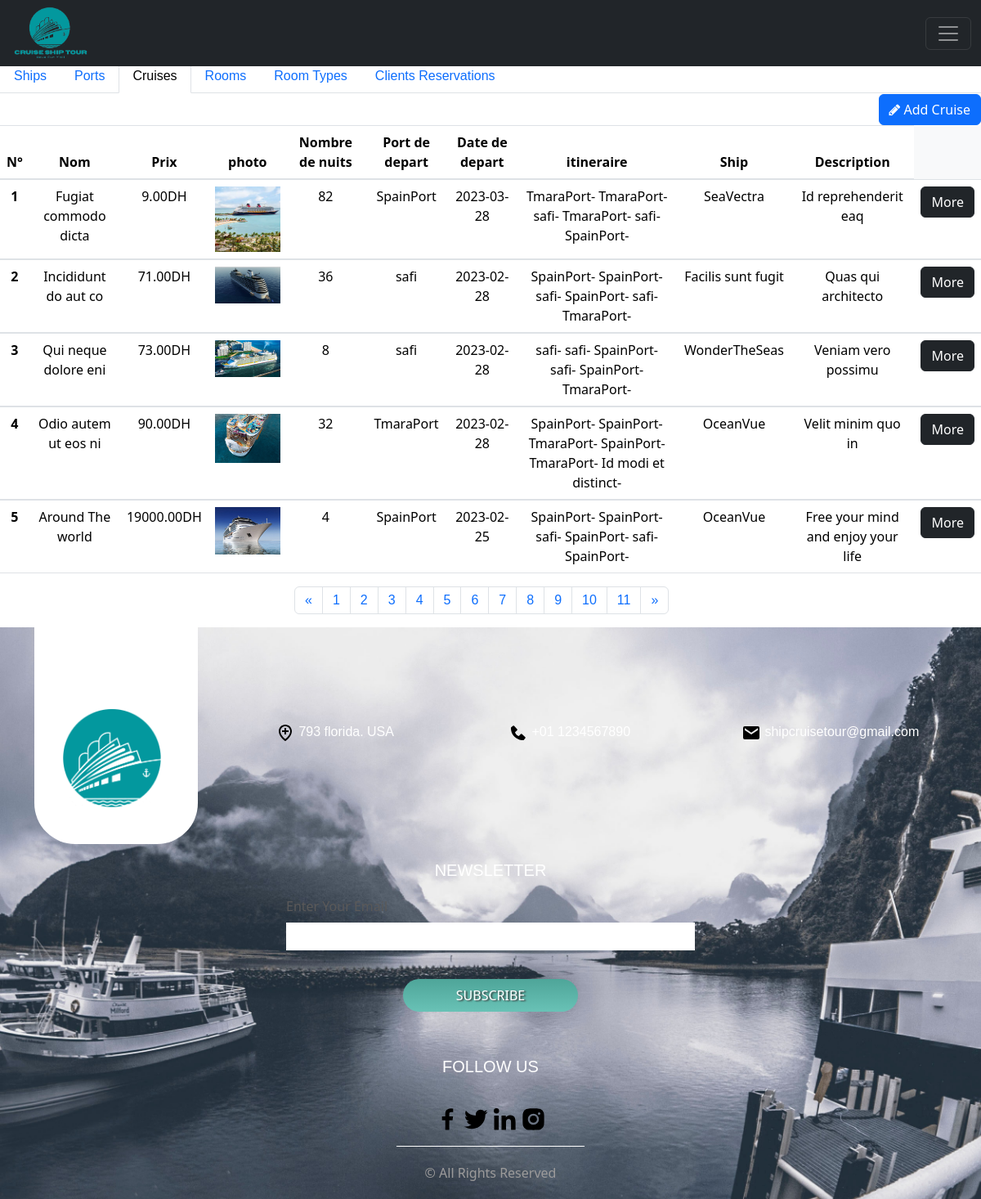
The app's page /cruises (signed in) with its own data.
### tables this page shows
CREATE TABLE `cruises` (
  `id` int(5) NOT NULL,
  `prix` int(5) NOT NULL,
  `image` varchar(255) NOT NULL,
  `nombre_nuits` int(2) NOT NULL,
  `port_depart` varchar(30) NOT NULL,
  `date_depart` date NOT NULL,
  `id_ship` int(5) NOT NULL,
  `nom` varchar(300) NOT NULL,
  `descriptif` varchar(10000) NOT NULL,
  `itineraire` varchar(255) NOT NULL
);

CREATE TABLE `ships` (
  `id` int(2) NOT NULL,
  `nom` varchar(20) NOT NULL,
  `nombre_chambres` int(2) NOT NULL,
  `nombre_places` int(2) NOT NULL,
  `image` varchar(255) NOT NULL
);

### app/controllers/Cruises.php (called while the page is built, shortened)
<?php
  class Cruises extends Controller{
  protected $cruiseModel;
    public function __construct(){
       $this->cruiseModel = $this->model('Cruise');
    }
    public function index(){
      $cruises = $this->cruiseModel->getCruisesShipsPorts();
      $data = [
        'cruises' => $cruises
      ];
      $this->view('cruises/index', $data);
    }
  }

### app/libraries/Core.php (called while the page is built, shortened)
<?php
  class Core {
    protected $currentMethod = 'index';
    public function __construct(){
      $url = $this->getUrl();
            if(file_exists('../app/controllers/'.ucwords($url[0]).'.php')){
        unset($url[0]);
      }
      $this->currentController = new $this->currentController;
      $this->params = $url ? array_values($url) : [];
      call_user_func_array([$this->currentController, $this->currentMethod], $this->params);
    }
    public function getUrl(){
        if(isset($_GET['url'])){
          $url = rtrim($_GET['url'], '/');
          $url = filter_var($url, FILTER_SANITIZE_URL);
          $url = explode('/', $url);
          return $url;
        }
    }
  }

### public/index.php (called while the page is built, shortened)
<?php
  $init = new Core;

### app/libraries/Database.php (called while the page is built, shortened)
<?php
class Database {
	private $host = DB_HOST;
	private $user = DB_USER;
	private $pass = DB_PASS;
	private $dbname = DB_NAME;
	private $dbh;
	private $stmt;
	public function __construct() {
		$dsn = 'mysql:host=' . $this->host . ';dbname=' . $this->dbname;
		$options = array (
			PDO::ATTR_PERSISTENT => true,
			PDO::ATTR_ERRMODE => PDO::ERRMODE_EXCEPTION
		);
		try {
			$this->dbh = new PDO ($dsn, $this->user, $this->pass, $options);
		}
		catch ( PDOException $e ) {
			$this->error = $e->getMessage();
		}
	}
	public function query($query) {
		 $this->stmt = $this->dbh->prepare($query);
	}
		public function queryPaginated($query,$start=null,$offset=null) {
			 $this->stmt = $this->dbh->prepare($query);
		}
	public function execute(){
		return $this->stmt->execute();
	}
	public function resultset(){
		$this->execute();
		return $this->stmt->fetchAll(PDO::FETCH_OBJ);
	}
}

### app/models/Cruise.php (called while the page is built, shortened)
<?php
  class Cruise {
    private $db;
    public function __construct(){
      $this->db = new Database;
    }
    public function getCruisesShipsPorts(){
      $Limit = 6;
      $page_number = isset($_GET['page']) ? (int)$_GET['page']: 1;
      $page_number = $page_number < 1 ? 1 : $page_number;
      $offset = ($page_number - 1) * $Limit;
      $this->db->queryPaginated("SELECT cruises.*,
                        ships.nom as shipnom,
                        ports.nom as portnom
                        FROM cruises
                        INNER JOIN ships
                        ON cruises.id_ship = ships.id
                        INNER JOIN port_cruise
                        ON port_cruise.id_cruise = cruises.id
                        INNER JOIN ports
                        ON port_cruise.id_port = ports.id
                        ORDER BY cruises.prix ASC  LIMIT $Limit OFFSET $offset
                        ");
      $results = $this->db->resultset();
      return $results;
    }
  }

### app/views/cruises/index.php (the view, shortened to what this page needs)
<?php require APPROOT . '/views/inc/header.php'; ?>
 <nav>
  <div class="nav nav-tabs" id="nav-tab" role="tablist">
    <a class="nav-link" href="<?= URLROOT; ?>/ships" >Ships</a>
    <a class="nav-link" href="<?= URLROOT; ?>/ports">Ports</a>
    <a class="nav-link active" href="<?= URLROOT; ?>/cruises">Cruises</a>
    <a class="nav-link " href="<?= URLROOT; ?>/rooms">Rooms</a>
    <a class="nav-link" href="<?= URLROOT; ?>/roomtypes">Room Types</a>
    <a class="nav-link " href="<?= URLROOT; ?>/clientsreservations">Clients Reservations</a>
  </div>
</nav>
<div class="tab-content" id="nav-tabContent">
  <div class="tab-pane fade show active" id="nav-contact" role="tabpanel" aria-labelledby="nav-contact-tab" tabindex="0"><table class="table bg-light ">
  <div class="col-md-6 ">
    </div>
  <div class="col-ml-6">
      <a class="btn btn-primary pull-right" href="<?php echo URLROOT; ?>/cruises/add"><i class="fa fa-pencil" aria-hidden="true"></i> Add Cruise</a>
    </div>
  <thead class="text-center">
    <tr>
      <th scope="col">N°</th>
      <th scope="col">Nom</th>
      <th scope="col">Prix</th>
      <th scope="col">photo</th>
      <th scope="col">Nombre de nuits</th>
      <th scope="col">Port de depart</th>
      <th scope="col">Date de depart</th>
      <th scope="col">itineraire</th>
      <th scope="col">Ship</th>
      <th scope="col">Description</th>
    </tr>
  </thead>
                    <?php print_r($data) ; ?>
  <?php foreach($data['cruises'] as $cruise) : ?>
  <tbody class="text-center">
    <tr>
      <th scope="row" class="counterCell"></th>
      <td><?php echo $cruise->nom; ?></td>
      <td><?php printf("%.2f",$cruise->prix ) ; ?>DH</td>
      <td><img src="./<?php echo $cruise->image; ?>" width="80px"></td>
      <td><?php echo $cruise->nombre_nuits; ?></td>
      <td><?php echo $cruise->port_depart; ?></td>
      <td><?php echo $cruise->date_depart; ?></td>
      <td><?php echo  $cruise->itineraire ?></td>
      <td><?php echo  $cruise->shipnom ?></td>
      <td><?php echo  $cruise->descriptif ?></td>
      <td><a class="btn btn-dark " href="<?php echo URLROOT; ?>/cruises/show/<?php echo $cruise->id; ?>">More</a>
</td>
   </tr>
  </tbody>
  <?php endforeach; ?>
</table></div>
<div class="pag">
                  <nav aria-label="Page navigation ">
                  <ul class="pagination">
                    <li class="page-item">
                    <?php for($i = 1 ; $i <= 5 ; $i++): ?>
                      <a class="page-link" href="<?= URLROOT?>/cruises?page=<?=$i-1;?>" aria-label="Previous">
                        <span aria-hidden="true">&laquo;</span>
                      </a>
                    </li>
                    <?php for($i = 1 ; $i <= 11 ; $i++): ?>
                    <li class="page-item"><a class="page-link" href="<?= URLROOT?>/cruises?page=<?=$i;?>"><?= $i;?></a></li>
                    <?php endfor ;?>
                    <li class="page-item">
                      <a class="page-link" href="<?= URLROOT?>/cruises?page=<?=$i+1;?>" aria-label="Next">
                        <span aria-hidden="true">&raquo;</span>
                      </a>
                    </li>
                    <?php endfor ;?>
                  </ul>
                  </nav>
                </div>
</div>
<?php require APPROOT . '/views/inc/footer.php'; ?>

### public/css/style.css (style rules this page uses)
.pag { margin-left: 30%; }
body { overflow-x: hidden; }
body:not(.light) { background: #ffffff; color: rgb(0, 0, 0); }
.show { color: #000000 !important; }
table { counter-reset: tableCount; }
.counterCell:before { content: counter(tableCount); counter-increment: tableCount; }
a { text-decoration: none !important; color: #d8e8f5; font-family: Arial, Helvetica, sans-serif; }

### records on screen
cruises: nom "Fugiat commodo dicta", prix "9.00", image (picture), nombre_nuits "82", port_depart "SpainPort", date_depart "2023-03-28", itineraire "TmaraPort- TmaraPort- safi- TmaraPort- safi- SpainPort-", id_ship.nom "SeaVectra", descriptif "Id reprehenderit eaq"
cruises: nom "Incididunt do aut co", prix "71.00", image (picture), nombre_nuits "36", port_depart "safi", date_depart "2023-02-28", itineraire "SpainPort- SpainPort- safi- SpainPort- safi- TmaraPort-", id_ship.nom "Facilis sunt fugit", descriptif "Quas qui architecto"
cruises: nom "Qui neque dolore eni", prix "73.00", image (placeholder picture), nombre_nuits "8", port_depart "safi", date_depart "2023-02-28", itineraire "safi- safi- SpainPort- safi- SpainPort- TmaraPort-", id_ship.nom "WonderTheSeas", descriptif "Veniam vero possimu"
cruises: nom "Odio autem ut eos ni", prix "90.00", image (picture), nombre_nuits "32", port_depart "TmaraPort", date_depart "2023-02-28", itineraire "SpainPort- SpainPort- TmaraPort- SpainPort- TmaraPort- Id modi et distinct-", id_ship.nom "OceanVue", descriptif "Velit minim quo in"
cruises: nom "Around The world", prix "19000.00", image (picture), nombre_nuits "4", port_depart "SpainPort", date_depart "2023-02-25", itineraire "SpainPort- SpainPort- safi- SpainPort- safi- SpainPort-", id_ship.nom "OceanVue", descriptif "Free your mind and enjoy your life"
